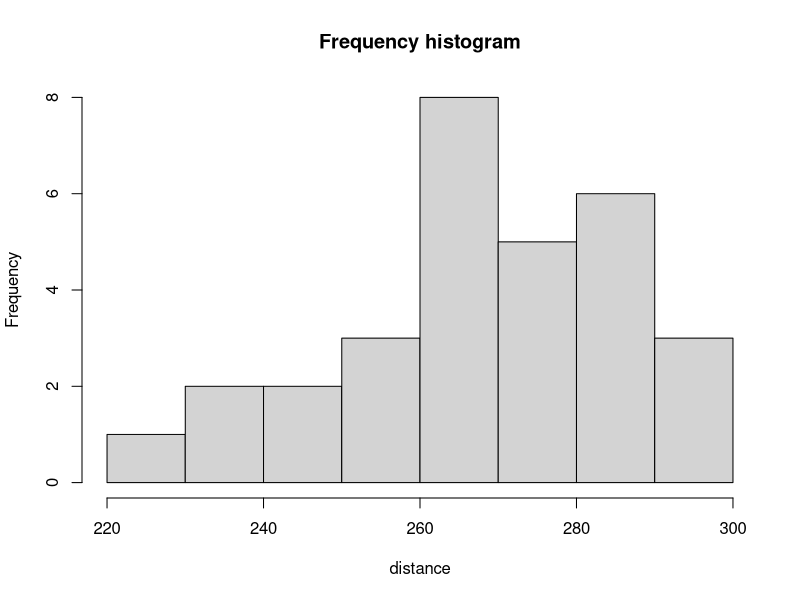
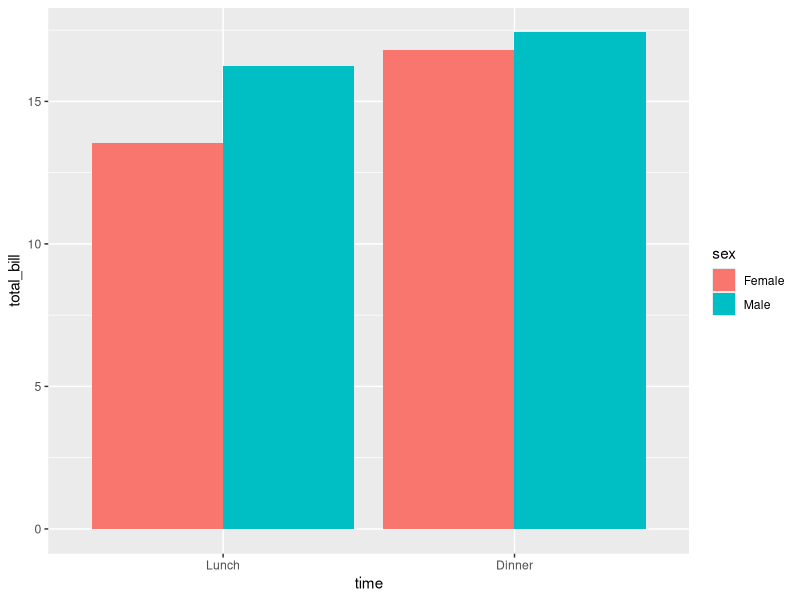
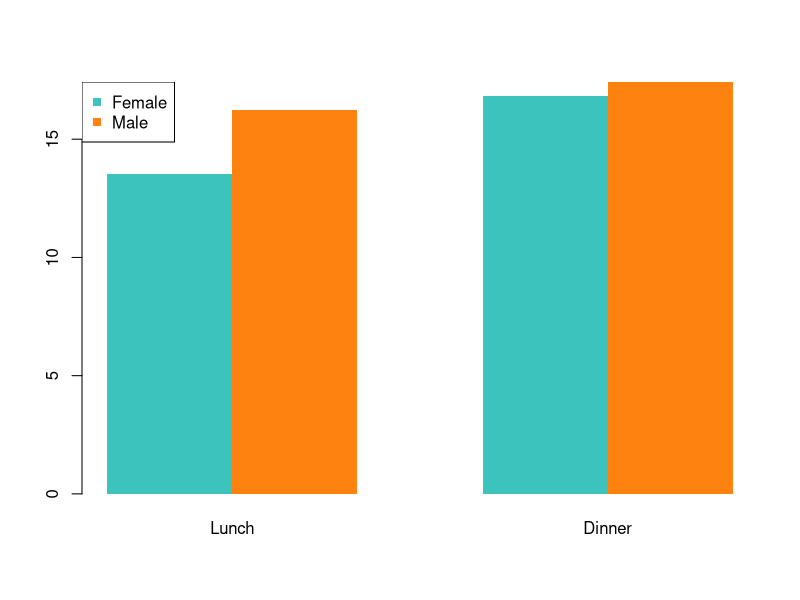
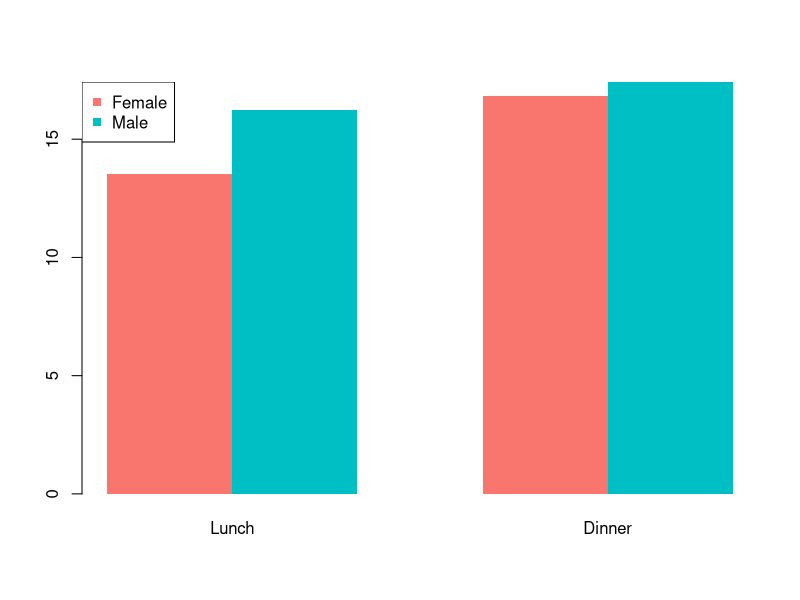
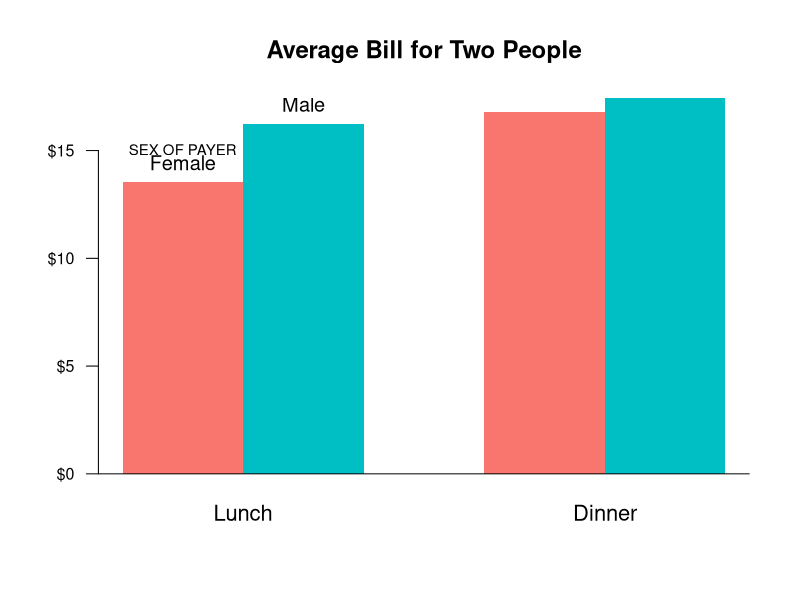
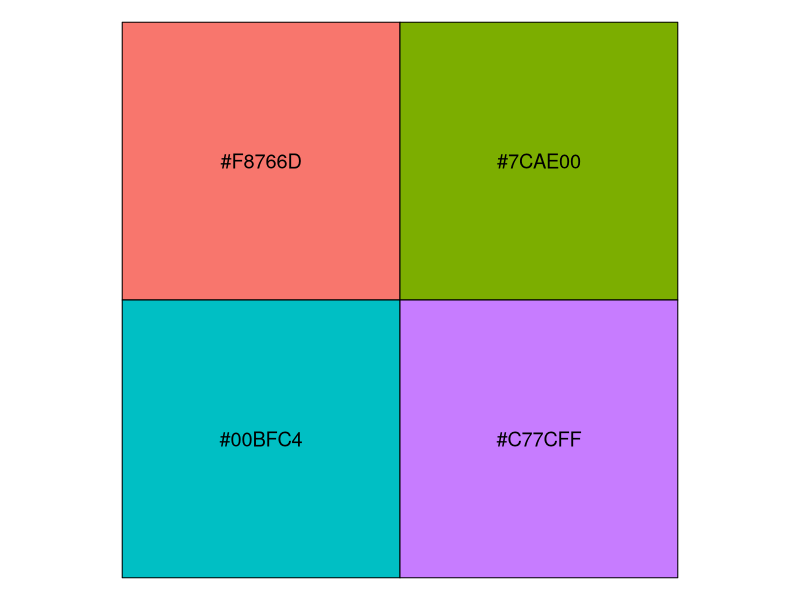
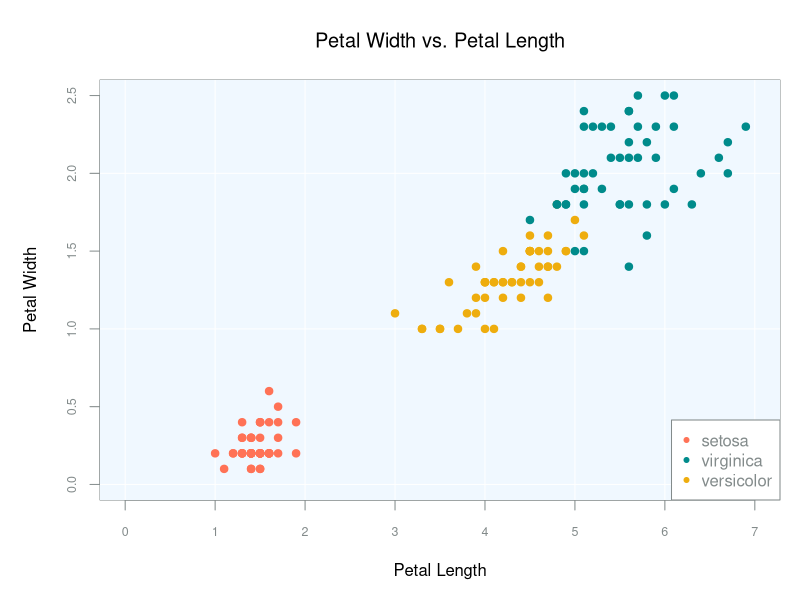
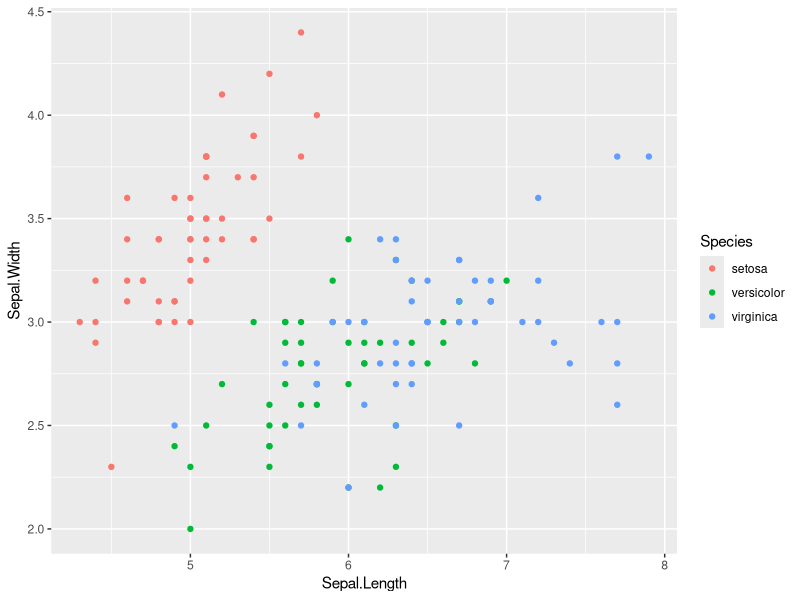

These charts were generated, in order, by the following R code:
# https://r-coder.com/histogram-r/

library(ggplot2)
####### Histogram ----
distance <- c(241.1, 284.4, 220.2, 272.4, 271.1, 268.3,
              291.6, 241.6, 286.1, 285.9, 259.6, 299.6,
              253.1, 239.6, 277.8, 263.8, 267.2, 272.6,
              283.4, 234.5, 260.4, 264.2, 295.1, 276.4,
              263.1, 251.4, 264.0, 269.2, 281.0, 283.2)
              
hist(distance, main = "Frequency histogram")

dat1 <- data.frame(
  sex = factor(c("Female", "Female", "Male", "Male")),
  time = factor(c("Lunch", "Dinner", "Lunch", "Dinner"),
    levels = c("Lunch", "Dinner")),
  total_bill = c(13.53, 16.81, 16.24, 17.42)
)
ggplot(data = dat1, aes(x = time, y = total_bill, fill = sex)) +
  geom_bar(stat = "identity", position = position_dodge())
  
    #   colour="black") +
#   scale_fill_manual(values=c("#999999", "#E69F00"))


#########   base
dat1mat <- matrix(dat1$total_bill,
                   nrow = 2,
                   byrow=TRUE,
                   dimnames = list(c("Female", "Male"), c("Lunch", "Dinner"))
                   )
par(bg='white')
mf_col <- c("#3CC3BD", "#FD8210")
barplot(dat1mat, beside = TRUE, border=NA, col=mf_col)
legend("topleft", row.names(dat1mat), pch=15, col=mf_col)

# GGPLOT COLOR
mf_col <- c("#F8766D","#00BFC4" )
barplot(dat1mat, beside = TRUE, border=NA, col=mf_col)
legend("topleft", row.names(dat1mat), pch=15, col=mf_col)
##


par(cex=1.2, cex.axis=1.1)
barplot(dat1mat, beside = TRUE, border=NA, col=mf_col,
    main="Average Bill for Two People", yaxt="n")
axis(2, at=axTicks(2), labels=sprintf("$%s", axTicks(2)),
    las=1, cex.axis=0.8)
# grid(NA, NULL, lwd=1, lty=1, col="#ffffff")
abline(0, 0)
text(1.5, dat1mat["Female", "Lunch"], "Female", pos=3)
text(2.5, dat1mat["Male", "Lunch"], "Male", pos=3)
text(1.5, dat1mat["Female", "Lunch"]+0.7, "SEX OF PAYER",
    pos=3, cex=0.75)

#### find the ggplot color plate
library(scales)
show_col(hue_pal()(4))


#### 
#https://towardsdatascience.com/base-plotting-in-r-eb365da06b22

##global parameters
library(datasets)
attach(iris)

par(mfrow = c(1,1), mar = c(5,5,4,1),font = 7,font.axis = 7,
    fg = "azure4",  col.axis = "azure4", cex.axis = .75) 
##Create the empty plot
plot(NULL, ylim=c(0,2.5),xlim=c(0,7), 
     xlab = "Petal Length", 
     ylab = "Petal Width", 
     font.lab = 7,
     main = "Petal Width vs. Petal Length",
     font.main = 7,
     col.main = "black",)
##Add the background color
abline(v = 0:7, col = "aliceblue", lwd = 200)
abline(v = 0:7, col = "white")
abline(h=0:2.5, col = "white")
##Add the data points
points(iris$Petal.Length, iris$Petal.Width, 
       pch = 20,
       cex = 1.5,
       col=ifelse(iris$Species == "setosa","coral1", 
                  ifelse(iris$Species == "virginica","cyan4", 
                         ifelse(iris$Species ==  "versicolor",
                                "darkgoldenrod2", "grey"))))
##legend
legend("bottomright", c("setosa", "virginica", "versicolor"),
       col = c("coral1","cyan4", "darkgoldenrod2"), pch=20)

library(tidyverse)
ggplot(data = iris) +
geom_point(aes(x = Sepal.Length,
               y = Sepal.Width, col = Species)
               )


colors <- c("#F8766D", "#00BFC4", "#C77CFF")

plot(iris[["Sepal.Length"]], iris[["Sepal.Width"]], col=colors[iris$Species],
pch=16,
xlab="sepal length",
ylab="sepal width")


?ggplot

